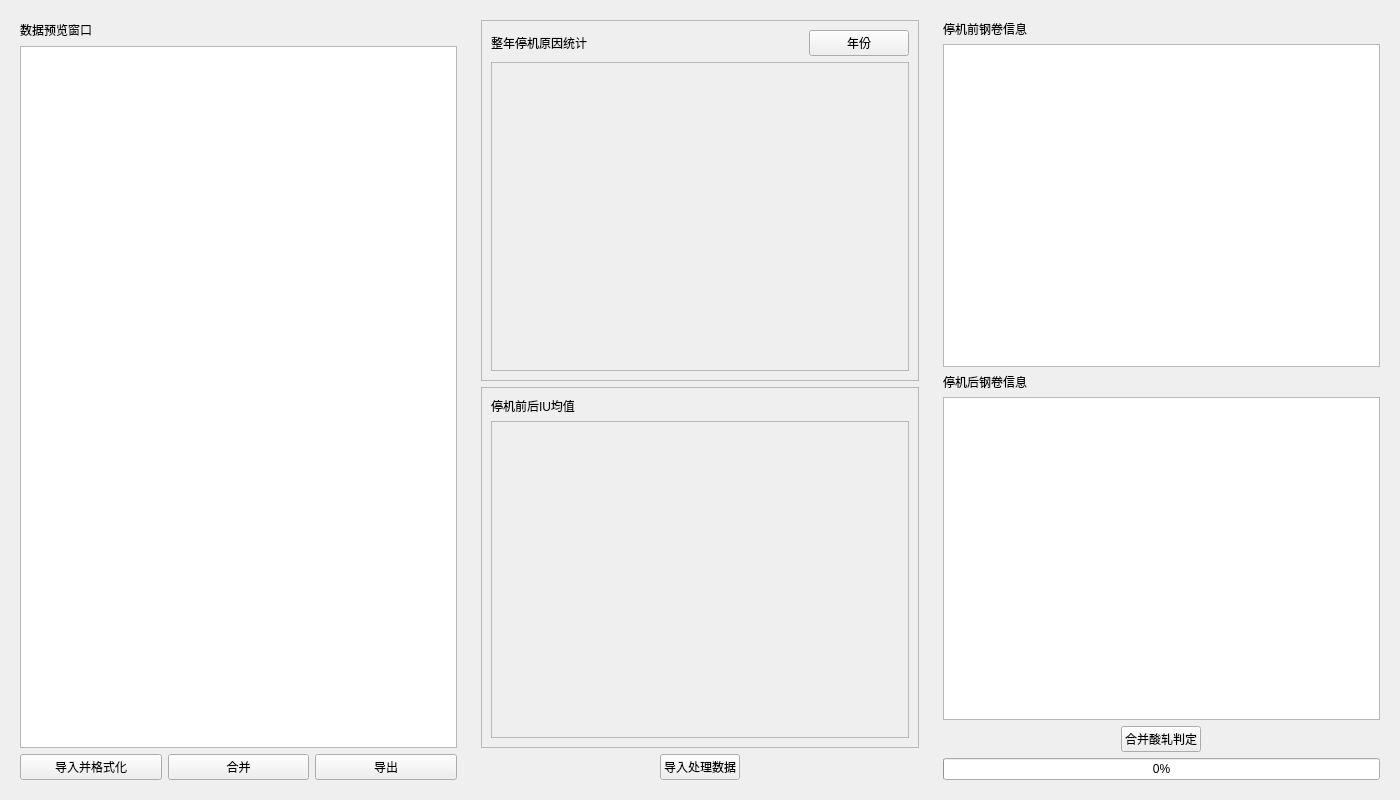
<?xml version="1.0" encoding="UTF-8"?>
<ui version="4.0">
 <class>StopInterface</class>
 <widget class="QWidget" name="StopInterface">
  <property name="geometry">
   <rect>
    <x>0</x>
    <y>0</y>
    <width>1400</width>
    <height>800</height>
   </rect>
  </property>
  <property name="windowTitle">
   <string>停机数据分析</string>
  </property>
  <layout class="QGridLayout" name="gridLayout" columnstretch="2,2,2" columnminimumwidth="0,0,0">
   <item row="0" column="2">
    <widget class="CardWidget" name="CardWidget_2">
     <layout class="QVBoxLayout" name="verticalLayout_2">
      <item>
       <widget class="SubtitleLabel" name="SubtitleLabel_4">
        <property name="text">
         <string>停机前钢卷信息</string>
        </property>
       </widget>
      </item>
      <item>
       <widget class="TableView" name="TableView_2"/>
      </item>
      <item>
       <widget class="SubtitleLabel" name="SubtitleLabel_5">
        <property name="text">
         <string>停机后钢卷信息</string>
        </property>
       </widget>
      </item>
      <item>
       <widget class="TableView" name="TableView_3"/>
      </item>
      <item alignment="Qt::AlignHCenter">
       <widget class="PushButton" name="mergeOnlineTablePushButton">
        <property name="text">
         <string>合并酸轧判定</string>
        </property>
        <property name="icon">
         <iconset resource="../../../qtResource/resource.qrc">
          <normaloff>:/icons/icons/format.png</normaloff>:/icons/icons/format.png</iconset>
        </property>
       </widget>
      </item>
      <item>
       <widget class="QProgressBar" name="ProgressBar">
        <property name="value">
         <number>0</number>
        </property>
       </widget>
      </item>
     </layout>
    </widget>
   </item>
   <item row="0" column="0">
    <widget class="CardWidget" name="CardWidget">
     <layout class="QVBoxLayout" name="verticalLayout_5">
      <item>
       <layout class="QHBoxLayout" name="horizontalLayout_3">
        <item>
         <widget class="SubtitleLabel" name="SubtitleLabel">
          <property name="text">
           <string>数据预览窗口</string>
          </property>
         </widget>
        </item>
        <item>
         <spacer name="horizontalSpacer">
          <property name="orientation">
           <enum>Qt::Horizontal</enum>
          </property>
          <property name="sizeType">
           <enum>QSizePolicy::Expanding</enum>
          </property>
          <property name="sizeHint" stdset="0">
           <size>
            <width>300</width>
            <height>20</height>
           </size>
          </property>
         </spacer>
        </item>
       </layout>
      </item>
      <item>
       <widget class="TableView" name="TableView"/>
      </item>
      <item>
       <layout class="QHBoxLayout" name="horizontalLayout_2">
        <item>
         <widget class="PushButton" name="importRawDataPushButton">
          <property name="text">
           <string>导入并格式化</string>
          </property>
          <property name="icon">
           <iconset resource="../../../qtResource/resource.qrc">
            <normaloff>:/icons/icons/导入.png</normaloff>:/icons/icons/导入.png</iconset>
          </property>
         </widget>
        </item>
        <item>
         <widget class="PushButton" name="concatDataPushButton">
          <property name="text">
           <string>合并</string>
          </property>
          <property name="icon">
           <iconset resource="../../../qtResource/resource.qrc">
            <normaloff>:/icons/icons/数据集合并.png</normaloff>:/icons/icons/数据集合并.png</iconset>
          </property>
         </widget>
        </item>
        <item>
         <widget class="PushButton" name="exportPushButton">
          <property name="text">
           <string>导出</string>
          </property>
          <property name="icon">
           <iconset resource="../../../qtResource/resource.qrc">
            <normaloff>:/icons/icons/导出.png</normaloff>:/icons/icons/导出.png</iconset>
          </property>
         </widget>
        </item>
       </layout>
      </item>
     </layout>
    </widget>
   </item>
   <item row="0" column="1">
    <widget class="CardWidget" name="CardWidget_3">
     <layout class="QVBoxLayout" name="verticalLayout_4" stretch="1,1,0">
      <item>
       <widget class="QFrame" name="frame">
        <property name="frameShape">
         <enum>QFrame::StyledPanel</enum>
        </property>
        <property name="frameShadow">
         <enum>QFrame::Raised</enum>
        </property>
        <layout class="QGridLayout" name="gridLayout_2">
         <item row="0" column="0">
          <widget class="SubtitleLabel" name="SubtitleLabel_2">
           <property name="text">
            <string>整年停机原因统计</string>
           </property>
          </widget>
         </item>
         <item row="0" column="1">
          <widget class="ComboBox" name="ComboBox">
           <property name="sizePolicy">
            <sizepolicy hsizetype="Preferred" vsizetype="Fixed">
             <horstretch>0</horstretch>
             <verstretch>0</verstretch>
            </sizepolicy>
           </property>
           <property name="maximumSize">
            <size>
             <width>100</width>
             <height>16777215</height>
            </size>
           </property>
           <property name="text">
            <string>年份</string>
           </property>
          </widget>
         </item>
         <item row="1" column="0" colspan="2">
          <widget class="QFrame" name="frame_3">
           <property name="frameShape">
            <enum>QFrame::StyledPanel</enum>
           </property>
           <property name="frameShadow">
            <enum>QFrame::Raised</enum>
           </property>
           <layout class="QHBoxLayout" name="horizontalLayout">
            <property name="leftMargin">
             <number>0</number>
            </property>
            <property name="topMargin">
             <number>0</number>
            </property>
            <property name="rightMargin">
             <number>0</number>
            </property>
            <property name="bottomMargin">
             <number>0</number>
            </property>
            <item>
             <layout class="QVBoxLayout" name="verticalLayout_6"/>
            </item>
           </layout>
          </widget>
         </item>
        </layout>
       </widget>
      </item>
      <item>
       <widget class="QFrame" name="frame_2">
        <property name="frameShape">
         <enum>QFrame::StyledPanel</enum>
        </property>
        <property name="frameShadow">
         <enum>QFrame::Raised</enum>
        </property>
        <layout class="QVBoxLayout" name="verticalLayout">
         <item>
          <widget class="SubtitleLabel" name="SubtitleLabel_3">
           <property name="text">
            <string>停机前后IU均值</string>
           </property>
          </widget>
         </item>
         <item>
          <widget class="QFrame" name="frame_4">
           <property name="sizePolicy">
            <sizepolicy hsizetype="Preferred" vsizetype="Expanding">
             <horstretch>0</horstretch>
             <verstretch>0</verstretch>
            </sizepolicy>
           </property>
           <property name="frameShape">
            <enum>QFrame::StyledPanel</enum>
           </property>
           <property name="frameShadow">
            <enum>QFrame::Raised</enum>
           </property>
           <layout class="QVBoxLayout" name="verticalLayout_3">
            <property name="leftMargin">
             <number>0</number>
            </property>
            <property name="topMargin">
             <number>0</number>
            </property>
            <property name="rightMargin">
             <number>0</number>
            </property>
            <property name="bottomMargin">
             <number>0</number>
            </property>
            <item>
             <layout class="QVBoxLayout" name="verticalLayout_7"/>
            </item>
           </layout>
          </widget>
         </item>
        </layout>
       </widget>
      </item>
      <item alignment="Qt::AlignHCenter">
       <widget class="PushButton" name="importProcessDataPushButton">
        <property name="text">
         <string>导入处理数据</string>
        </property>
        <property name="icon">
         <iconset resource="../../../qtResource/resource.qrc">
          <normaloff>:/icons/icons/导入.png</normaloff>:/icons/icons/导入.png</iconset>
        </property>
       </widget>
      </item>
     </layout>
    </widget>
   </item>
  </layout>
 </widget>
 <customwidgets>
  <customwidget>
   <class>ComboBox</class>
   <extends>QPushButton</extends>
   <header>qfluentwidgets</header>
  </customwidget>
  <customwidget>
   <class>PushButton</class>
   <extends>QPushButton</extends>
   <header>qfluentwidgets</header>
  </customwidget>
  <customwidget>
   <class>CardWidget</class>
   <extends>QFrame</extends>
   <header>qfluentwidgets</header>
   <container>1</container>
  </customwidget>
  <customwidget>
   <class>SubtitleLabel</class>
   <extends>QLabel</extends>
   <header>qfluentwidgets</header>
  </customwidget>
  <customwidget>
   <class>TableView</class>
   <extends>QTableView</extends>
   <header>qfluentwidgets</header>
  </customwidget>
 </customwidgets>
 <resources>
  <include location="../../../qtResource/resource.qrc"/>
 </resources>
 <connections/>
</ui>
